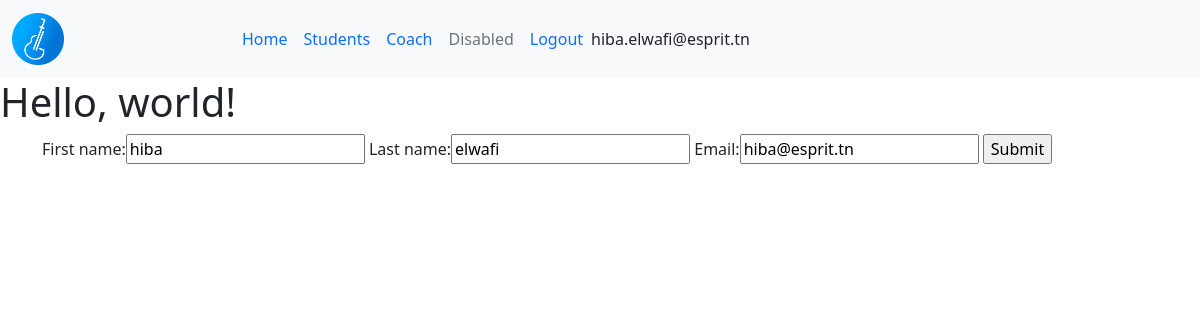
The app's page /hub/StudentUpdateView/4 (signed in) with its own data.
### hub/models.py (models this page shows, shortened)
class User(models.Model):
    first_name=models.CharField(max_length=50)
    last_name=models.CharField(max_length=50)
    email=models.EmailField(verbose_name="Email",validators = [validate_email]) #de base Chrafield

### hub/views.py (the view, shortened to what this page needs)
# urls.py: path('StudentUpdateView/<int:pk>', StudentUpdateView.as_view(), name="StudentUpdateView"),
class StudentUpdateView(UpdateView):
    model = Student
    form_class = StudentModelForm
    template_name = "hub/add_student.html"

### hub/forms.py
class StudentModelForm(forms.ModelForm):
    class Meta:
        model = Student
        fields = "__all__" #['last_name',first_name','email']

### hub/templates/hub/add_student.html (shortened to what this page needs)
<!DOCTYPE html>
<html lang="en">
<head>
</head>
<body>
{% extends "base.html" %}
{% block content %}
    <form action="" method="post">
    {{ form }}
    <input type="submit">
    </form>
{% endblock content %}

### projet1/templates/header.html (shortened to what this page needs)
{% load static %}
<nav class="navbar navbar-expand-lg  bg-light"style="background-color: #e3f2fd;">
    <div class="container-fluid">
      <a class="navbar-brand" href="#">
      <img src="{% static 'image/logo.png' %}" alt="logo" class="img-fluid w-25"></a>
      <div class="collapse navbar-collapse" id="navbarNav">
        <ul class="navbar-nav">
          <li class="nav-item">
            <a class="nav-link active" aria-current="page" href="#">Home</a>
          </li>
          <li class="nav-item">
            <a class="nav-link" href="{% url 'listStudent' %}">Students</a>
          </li>
          <li class="nav-item">
            <a class="nav-link" href="{% url 'listCoach' %}">Coach</a>
          </li>
          <li class="nav-item">
            <a class="nav-link disabled">Disabled</a>
          </li>
          {% if user.is_authenticated %}
          <li class="nav-item">
            <a class="nav-link " href="{% url 'logout' %}">Logout</a>
          </li>
          {% endif %}
        </ul>
        <span class="navbar-text">
            {{greetings }} {{user.username| default:"Visitor"}}
        </span>
      </div>
    </div>
  </nav>

### records on screen
User: first_name "hiba", last_name "elwafi", email "hiba@esprit.tn"

### other values on screen
{{ user.username| default:"Visitor" }} "hiba.elwafi@esprit.tn"
